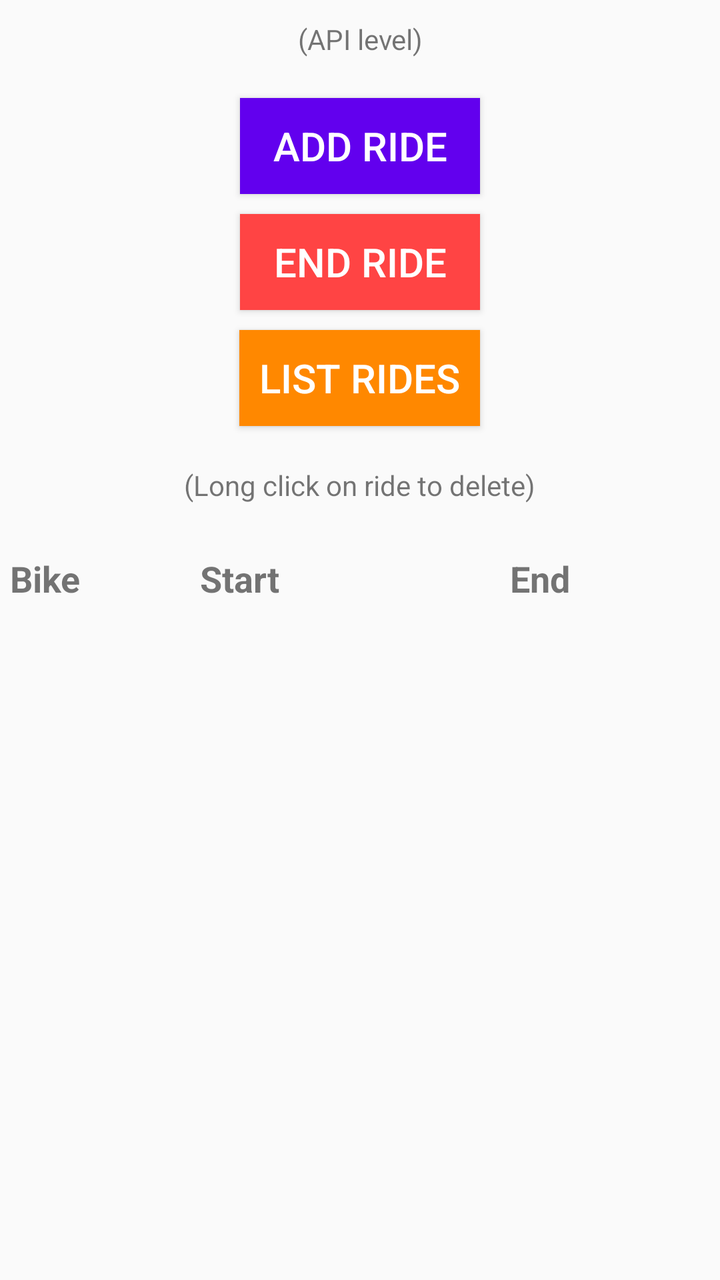
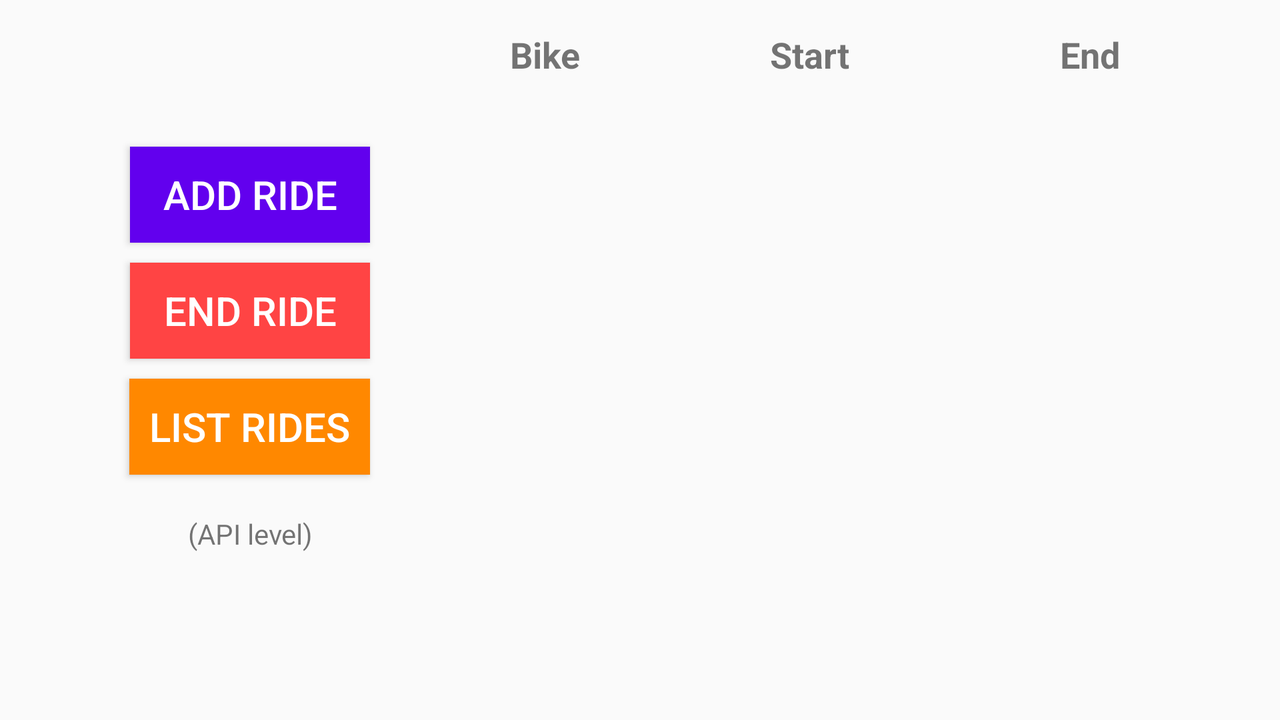

One screen, two layout resources from the same app: the default and the repository's alternative for another configuration. Each is rendered where Android would select it; the XML of both is given below.
<!-- AndroidManifest.xml: application theme AppTheme -->
<!-- res/layout/fragment_bike_share.xml -->
<?xml version="1.0" encoding="utf-8"?>
<LinearLayout xmlns:android="http://schemas.android.com/apk/res/android"
    xmlns:tools="http://schemas.android.com/tools"
    android:layout_width="match_parent"
    android:layout_height="match_parent"
    android:gravity="center"
    android:orientation="vertical">

    <TextView
        android:id="@+id/api_level"
        android:layout_width="wrap_content"
        android:layout_height="wrap_content"
        android:layout_marginBottom="10dp"
        android:padding="10dp"
        android:textAlignment="center"
        tools:text="(API level)" />

    <Button
        android:id="@+id/main_add_ride_button"
        android:layout_width="120dp"
        android:layout_height="wrap_content"
        android:background="@color/colorPrimary"
        android:padding="10dp"
        android:text="@string/button_add_ride"
        android:textColor="@android:color/white"
        android:textSize="20dp" />

    <Button
        android:id="@+id/main_end_ride_button"
        android:layout_width="120dp"
        android:layout_height="wrap_content"
        android:layout_marginTop="10dp"
        android:background="@android:color/holo_red_light"
        android:padding="10dp"
        android:text="@string/button_end_ride"
        android:textColor="@android:color/white"
        android:textSize="20dp" />

    <Button
        android:id="@+id/main_list_button"
        android:layout_width="wrap_content"
        android:layout_height="wrap_content"
        android:layout_marginTop="10dp"
        android:background="@android:color/holo_orange_dark"
        android:padding="10dp"
        android:text="@string/list_rides_button"
        android:textColor="@android:color/white"
        android:textSize="20dp" />

    <TextView
        android:id="@+id/info_user_delete"
        android:layout_width="wrap_content"
        android:layout_height="wrap_content"
        android:layout_marginTop="20dp"
        android:textAlignment="center"
        android:text="@string/info_user_delete" />

    <LinearLayout
        android:id="@+id/main_header_list"
        android:layout_width="match_parent"
        android:layout_height="wrap_content"
        android:layout_marginTop="20dp"
        android:orientation="horizontal">

        <TextView
            android:layout_width="90dp"
            android:layout_height="wrap_content"
            android:layout_marginLeft="5dp"
            android:layout_marginTop="5dp"
            android:text="Bike"
            android:textSize="18sp"
            android:textStyle="bold" />

        <TextView
            android:id="@+id/start_ride_list"
            android:layout_width="150dp"
            android:layout_height="wrap_content"
            android:layout_marginLeft="5dp"
            android:layout_marginTop="5dp"
            android:layout_marginRight="5dp"
            android:text="Start"
            android:textSize="18sp"
            android:textStyle="bold" />

        <TextView
            android:id="@+id/end_ride_list"
            android:layout_width="wrap_content"
            android:layout_height="wrap_content"
            android:layout_marginTop="5dp"
            android:text="End"
            android:textSize="18sp"
            android:textStyle="bold" />

    </LinearLayout>

    <android.support.v7.widget.RecyclerView xmlns:android="http://schemas.android.com/apk/res/android"
        android:id="@+id/bike_recycler_view"
        android:layout_width="match_parent"
        android:layout_height="match_parent">

    </android.support.v7.widget.RecyclerView>

</LinearLayout>
<!-- resources referenced by this layout -->
<resources>
  <string name="button_add_ride">Add Ride</string>
  <string name="button_end_ride">End Ride</string>
  <string name="info_user_delete">(Long click on ride to delete)</string>
  <string name="list_rides_button">List Rides</string>
  <style name="AppTheme" parent="Theme.AppCompat.Light.DarkActionBar">
          
          <item name="colorPrimary">@color/colorPrimary</item>
          <item name="colorPrimaryDark">@color/colorPrimaryDark</item>
          <item name="colorAccent">#D7000000</item>
      </style>
</resources>
<!-- res/layout-land/fragment_bike_share.xml (the repository's variant of the layout above) -->
<!-- drawn on the phone turned sideways -->
<?xml version="1.0" encoding="utf-8"?>
<LinearLayout xmlns:android="http://schemas.android.com/apk/res/android"
    xmlns:tools="http://schemas.android.com/tools"
    android:layout_width="match_parent"
    android:layout_height="match_parent"
    android:orientation="horizontal">

    <LinearLayout xmlns:android="http://schemas.android.com/apk/res/android"
        xmlns:tools="http://schemas.android.com/tools"
        android:layout_width="250dp"
        android:layout_height="match_parent"
        android:gravity="center"
        android:orientation="vertical">

        <Button
            android:id="@+id/main_add_ride_button"
            android:layout_width="120dp"
            android:layout_height="wrap_content"
            android:background="@color/colorPrimary"
            android:padding="10dp"
            android:text="@string/button_add_ride"
            android:textColor="@android:color/white"
            android:textSize="20dp" />

        <Button
            android:id="@+id/main_end_ride_button"
            android:layout_width="120dp"
            android:layout_height="wrap_content"
            android:layout_marginTop="10dp"
            android:background="@android:color/holo_red_light"
            android:padding="10dp"
            android:text="@string/button_end_ride"
            android:textColor="@android:color/white"
            android:textSize="20dp" />

        <Button
            android:id="@+id/main_list_button"
            android:layout_width="wrap_content"
            android:layout_height="wrap_content"
            android:layout_marginTop="10dp"
            android:background="@android:color/holo_orange_dark"
            android:padding="10dp"
            android:text="@string/list_rides_button"
            android:textColor="@android:color/white"
            android:textSize="20dp" />

        <TextView
            android:id="@+id/api_level"
            android:layout_width="wrap_content"
            android:layout_height="wrap_content"
            android:padding="10dp"
            android:textAlignment="center"
            android:layout_marginTop="10dp"
            tools:text="(API level)" />

    </LinearLayout>

    <LinearLayout xmlns:android="http://schemas.android.com/apk/res/android"
        xmlns:tools="http://schemas.android.com/tools"
        android:layout_width="match_parent"
        android:layout_height="match_parent"
        android:gravity="center"
        android:orientation="vertical">

        <LinearLayout
            android:id="@+id/main_header_list"
            android:layout_width="match_parent"
            android:layout_height="wrap_content"
            android:layout_marginTop="10dp"
            android:orientation="horizontal">

            <TextView
                android:layout_width="120dp"
                android:layout_height="wrap_content"
                android:layout_margin="5dp"
                android:text="Bike"
                android:textSize="18sp"
                android:textStyle="bold" />

            <TextView
                android:id="@+id/start_ride_list"
                android:layout_width="135dp"
                android:layout_height="wrap_content"
                android:layout_margin="5dp"
                android:text="Start"
                android:textSize="18sp"
                android:textStyle="bold" />

            <TextView
                android:id="@+id/end_ride_list"
                android:layout_width="wrap_content"
                android:layout_height="wrap_content"
                android:layout_margin="5dp"
                android:text="End"
                android:textSize="18sp"
                android:textStyle="bold" />

        </LinearLayout>


        <android.support.v7.widget.RecyclerView xmlns:android="http://schemas.android.com/apk/res/android"
            android:id="@+id/bike_recycler_view"
            android:layout_width="match_parent"
            android:layout_height="match_parent">

        </android.support.v7.widget.RecyclerView>
    </LinearLayout>

</LinearLayout>
<!-- resources referenced by the variant -->
<!-- as the phone turned sideways resolves them -->
<resources>
  <string name="button_add_ride">Add Ride</string>
  <string name="button_end_ride">End Ride</string>
  <string name="list_rides_button">List Rides</string>
  <style name="AppTheme" parent="Theme.AppCompat.Light.DarkActionBar">
          
          <item name="colorPrimary">@color/colorPrimary</item>
          <item name="colorPrimaryDark">@color/colorPrimaryDark</item>
          <item name="colorAccent">#D7000000</item>
      </style>
</resources>
